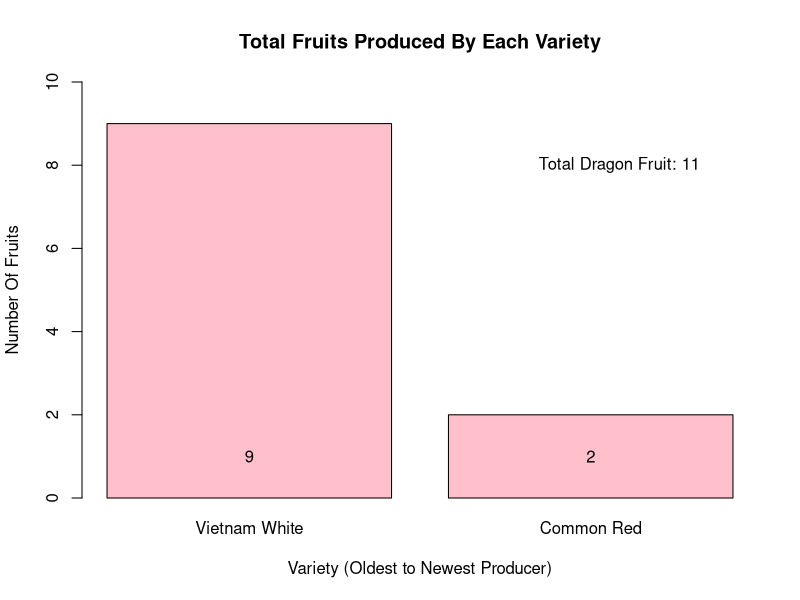

Write the R code that produced this figure. (Note: this script raises an error after producing the figure.)
rm(list=ls())

#Recording the number of homegrown dragon fruit
Total_Fruits <- c(9,2)
bp <- barplot(Total_Fruits, ylim=c(0,10), main="Total Fruits Produced By Each Variety", 
        names.arg=c("Vietnam White", "Common Red"), ylab="Number Of Fruits",
        xlab="Variety (Oldest to Newest Producer)", col="pink")
text(bp, 1, labels=Total_Fruits)
text(2,8, labels="Total Dragon Fruit: 11")


#Another Graph
Season_1 <- c(1,0)
Season_2 <- c(6,0)
Season_3 <- c(4,2)
Seasonal_Fruits <- data.frame(Season_1, Season_2, Season_3)
Seasonal_Fruits
Labels <- c=data.frame() # fix this please!!!

DF_Matrix <- as.matrix(Seasonal_Fruits)
rownames(DF_Matrix) <- c("Vietnam White", "Common Red")
DF_Matrix
  
bp_2 <- barplot(DF_Matrix, col=c("Pink", "Red"), main="Seasonal Fruits Produced By Each Variety",
          names.arg=c("2017-18", "2018-19", "2019-20"), xlab="Season", ylab="Number Of Fruits",
          las=1)
legend(x=0.2, y=5.5, cex=0.6, fill=c("Pink", "Red"), legend=c("Vietnam White", "Common Red"))


#Other Ideas:
#Average fruits in one season per variety (individual plant)
#Average Brix score for each variety (state average of what)
#Average Weight for each variety (state average of what)
#Stacked Barplot number of fruit produced each season



